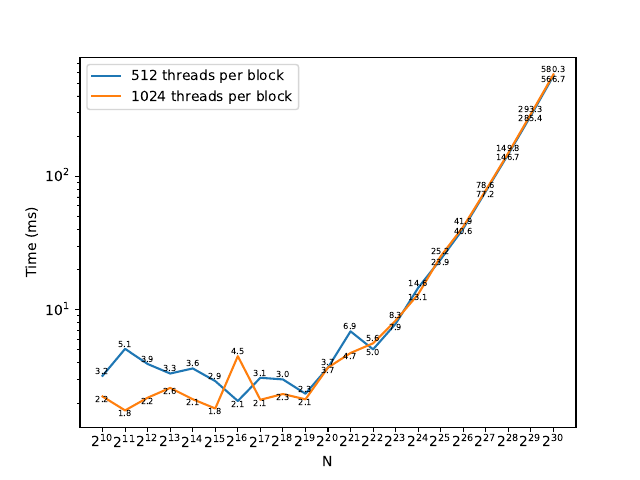

This chart was generated by the following Python code:
import matplotlib.pyplot as plt
from matplotlib.backends.backend_pdf import PdfPages

xticks = [2 ** x for x in range(10, 31)]


def read_times(filename):
    result = []
    with open(filename) as f:
        for _ in xticks:
            f.readline()  # Title line
            f.readline()  # Sum
            result.append(float(f.readline()))
            f.readline()  # Empty line
    return result


times = {
    512: read_times(f"task1-512.out"),
    1024: read_times(f"task1-1024.out")
}

diff = {x: t1 - t2 for x, t1, t2 in zip(xticks, times[512], times[1024])}


def get_vertical_alignment(x, num_threads):
    if num_threads == 512:
        return 'top' if diff[x] < 0 else 'bottom'
    else:
        return 'top' if diff[x] > 0 else 'bottom'


def read_and_plot(num_threads):
    plt.plot(xticks, times[num_threads], "-", label=f"{num_threads} threads per block")
    for x, y in zip(xticks, times[num_threads]):
        plt.text(
            x, y, f"{y:.1f}",
            horizontalalignment='center',
            verticalalignment=get_vertical_alignment(x, num_threads),
            fontsize=6,
        )


with PdfPages("task1.pdf") as pdf:
    read_and_plot(512)
    read_and_plot(1024)

    plt.xlabel("N")
    plt.ylabel("Time (ms)")
    plt.xscale('log', basex=2)
    plt.yscale('log', basey=10)
    plt.xticks(xticks)
    plt.legend()

    pdf.savefig()
